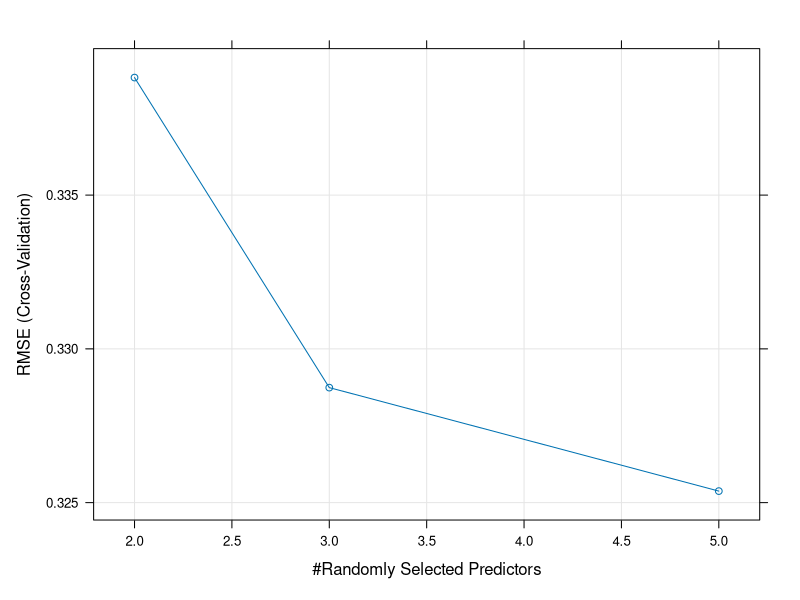
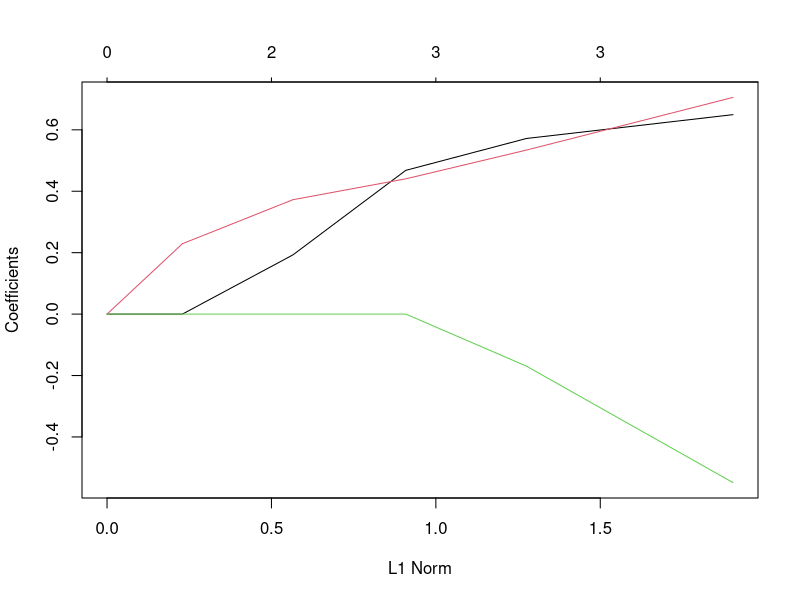

Generate these figures, in order, with R:
## ---- chunk 1
library(caret)
# we will use the iris dataset (included in base)
iris
## ---- chunk 2
# define training control
train_control <- trainControl(method="cv", number=10, savePredictions = TRUE)

# train the model
model.iris <- train(Sepal.Length~., data=iris, trControl=train_control)
## ---- chunk 3
print(model.iris)
## ---- chunk 4
plot(model.iris)
## ---- chunk 5
library(glmnet)
library(dplyr)
    fit.ols <- lm(Sepal.Length~Sepal.Width+Petal.Length+Petal.Width, data=iris)
    y <- iris$Sepal.Length
    x <- iris %>% dplyr::select(Sepal.Width, Petal.Length,Petal.Width) %>% data.matrix()
    lambdas <- 10^seq(-4, 1, by = .5)
    fit.lasso <-glmnet(x = x, y = y,  lambda = lambdas) 
## ---- chunk 6
library(broom)

tidy(summary(fit.ols))
## ---- chunk 7
plot(fit.lasso)
